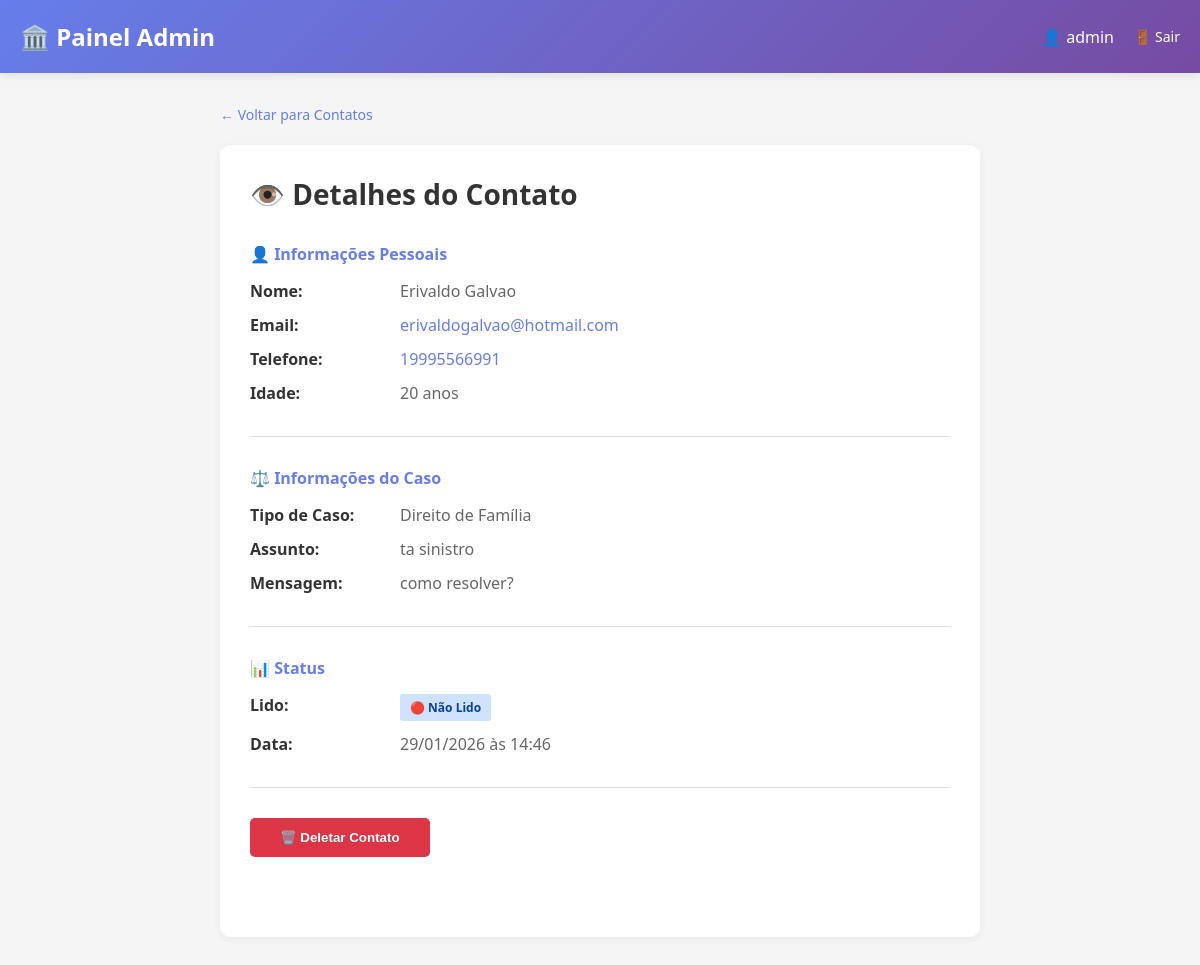
Page /admin/contatos/1 (signed in) on the committed database.
### models.py (models this page shows, shortened)
class User(UserMixin, db.Model):
    id = db.Column(db.Integer, primary_key=True)
    username = db.Column(db.String(80), unique=True, nullable=False)
    email = db.Column(db.String(120), unique=True, nullable=False)
    password_hash = db.Column(db.String(200), nullable=False)
    created_at = db.Column(db.DateTime, default=datetime.utcnow)

class ContatoFormulario(db.Model):
    id = db.Column(db.Integer, primary_key=True)
    nome = db.Column(db.String(100), nullable=False)
    email = db.Column(db.String(120), nullable=False)
    telefone = db.Column(db.String(50), nullable=False)
    idade = db.Column(db.Integer)
    assunto = db.Column(db.String(200), nullable=False)
    mensagem = db.Column(db.Text, nullable=False)
    tipo_caso = db.Column(db.String(100))  # Qual área de atuação
    lido = db.Column(db.Boolean, default=False)
    enviado_n8n = db.Column(db.Boolean, default=False)
    resposta_n8n = db.Column(db.Text)
    criado_em = db.Column(db.DateTime, default=datetime.utcnow)

### app.py (the view)
@app.route('/admin/contatos/<int:id>')
@login_required
def admin_ver_contato(id):
    contato = ContatoFormulario.query.get_or_404(id)
    contato.lido = True
    db.session.commit()
    return render_template('admin/ver_contato.html', contato=contato)

### app.py (called while the page is built)
@login_manager.user_loader
def load_user(user_id):
    return User.query.get(int(user_id))

### templates/admin/ver_contato.html (shortened to what this page needs)
<!DOCTYPE html>
<html lang="pt-BR">
<head>
    <link rel="stylesheet" href="https://cdnjs.cloudflare.com/ajax/libs/font-awesome/6.4.0/css/all.min.css">
</head>
<body>
    <div class="navbar">
        <h1>🏛️ Painel Admin</h1>
        <div class="navbar-right">
            <span>👤 {{ current_user.username }}</span>
            <a href="{{ url_for('admin_logout') }}">🚪 Sair</a>
        </div>
    </div>
    <div class="container">
        <div class="back-link">
            <a href="{{ url_for('admin_contatos') }}">← Voltar para Contatos</a>
        </div>
        <div class="contato-container">
            <h2>👁️ Detalhes do Contato</h2>
            <div class="info-section">
                <h3>👤 Informações Pessoais</h3>
                <div class="info-item">
                    <div class="info-label">Nome:</div>
                    <div class="info-value">{{ contato.nome }}</div>
                </div>
                <div class="info-item">
                    <div class="info-label">Email:</div>
                    <div class="info-value">
                        <a href="mailto:{{ contato.email }}" style="color: #667eea; text-decoration: none;">{{ contato.email }}</a>
                    </div>
                </div>
                <div class="info-item">
                    <div class="info-label">Telefone:</div>
                    <div class="info-value">
                        <a href="tel:{{ contato.telefone }}" style="color: #667eea; text-decoration: none;">{{ contato.telefone }}</a>
                    </div>
                </div>
                {% if contato.idade %}
                <div class="info-item">
                    <div class="info-label">Idade:</div>
                    <div class="info-value">{{ contato.idade }} anos</div>
                </div>
                {% endif %}
            </div>
            <div class="info-section">
                <h3>⚖️ Informações do Caso</h3>
                <div class="info-item">
                    <div class="info-label">Tipo de Caso:</div>
                    <div class="info-value">{{ contato.tipo_caso or 'Não especificado' }}</div>
                </div>
                <div class="info-item">
                    <div class="info-label">Assunto:</div>
                    <div class="info-value">{{ contato.assunto }}</div>
                </div>
                <div class="info-item">
                    <div class="info-label">Mensagem:</div>
                    <div class="info-value" style="white-space: pre-wrap;">{{ contato.mensagem }}</div>
                </div>
            </div>
            <div class="info-section">
                <h3>📊 Status</h3>
                <div class="info-item">
                    <div class="info-label">Lido:</div>
                    <div class="info-value">
                        {% if contato.lido %}
                        <span class="status-badge">✅ Lido</span>
                        {% else %}
                        <span class="status-badge nao-lido">🔴 Não Lido</span>
                        {% endif %}
                    </div>
                </div>
                <div class="info-item">
                    <div class="info-label">Data:</div>
                    <div class="info-value">{{ contato.criado_em.strftime('%d/%m/%Y às %H:%M') }}</div>
                </div>
            </div>
            <div class="info-section">
                <form method="POST" action="{{ url_for('admin_deletar_contato', id=contato.id) }}" onsubmit="return confirm('Tem certeza que deseja deletar este contato?');">
                    <button type="submit" class="btn-delete">🗑️ Deletar Contato</button>
                </form>
            </div>
        </div>
    </div>
</body>
</html>

### templates/admin/ver_contato.html (style rules this page uses)
* { margin: 0; padding: 0; box-sizing: border-box; }
body { font-family: 'Segoe UI', Tahoma, Geneva, Verdana, sans-serif; background-color: #f5f5f5; }
.navbar { background: linear-gradient(135deg, #667eea 0%, #764ba2 100%); color: white; padding: 20px; display: flex; justify-content: space-between; align-items: center; box-shadow: 0 2px 10px rgba(0, 0, 0, 0.1); }
.navbar h1 { font-size: 24px; }
.navbar-right { display: flex; gap: 20px; align-items: center; }
.navbar-right a { color: white; text-decoration: none; font-size: 14px; }
.container { max-width: 800px; margin: 30px auto; padding: 0 20px; }
.back-link { margin-bottom: 20px; }
.back-link a { color: #667eea; text-decoration: none; font-size: 14px; }
.contato-container { background: white; padding: 30px; border-radius: 10px; box-shadow: 0 2px 10px rgba(0, 0, 0, 0.05); }
.contato-container h2 { color: #333; margin-bottom: 30px; font-size: 28px; }
.info-section { margin-bottom: 30px; padding-bottom: 20px; border-bottom: 1px solid #e0e0e0; }
.info-section:last-child { border-bottom: none; }
.info-section h3 { color: #667eea; margin-bottom: 15px; font-size: 16px; }
.info-item { display: flex; margin-bottom: 12px; }
.info-label { font-weight: 600; color: #333; min-width: 150px; }
.info-value { color: #666; flex: 1; }
.btn-delete { padding: 12px 30px; background: #dc3545; color: white; border: none; border-radius: 5px; cursor: pointer; font-weight: 600; transition: transform 0.2s; }
.status-badge { display: inline-block; padding: 5px 10px; background: #d4edda; color: #155724; border-radius: 3px; font-size: 12px; font-weight: 600; }
.status-badge.nao-lido { background: #cfe2ff; color: #084298; }

### rows in the picture
User: username "admin"
ContatoFormulario: nome "Erivaldo Galvao", email "erivaldogalvao@hotmail.com", telefone "19995566991", idade "20", tipo_caso "Direito de Família", assunto "ta sinistro", mensagem "como resolver?", criado_em "29/01/2026 às 14:46"
